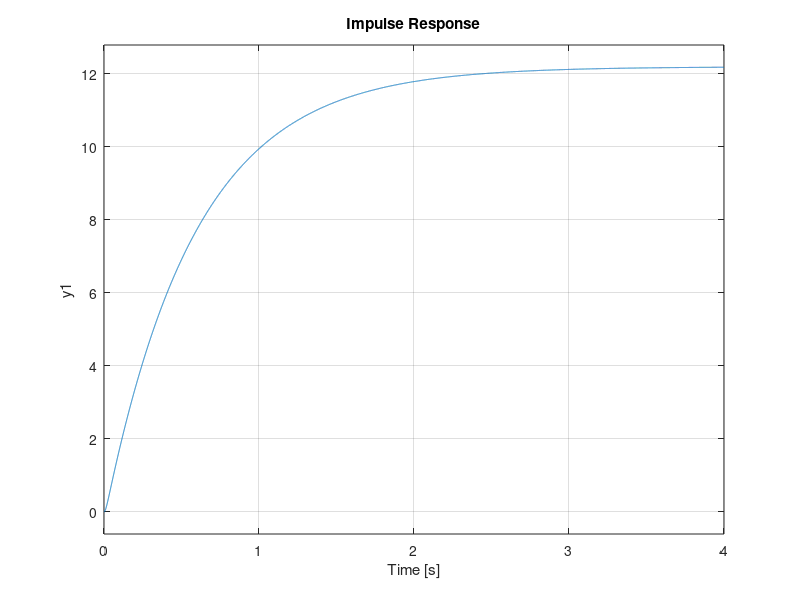
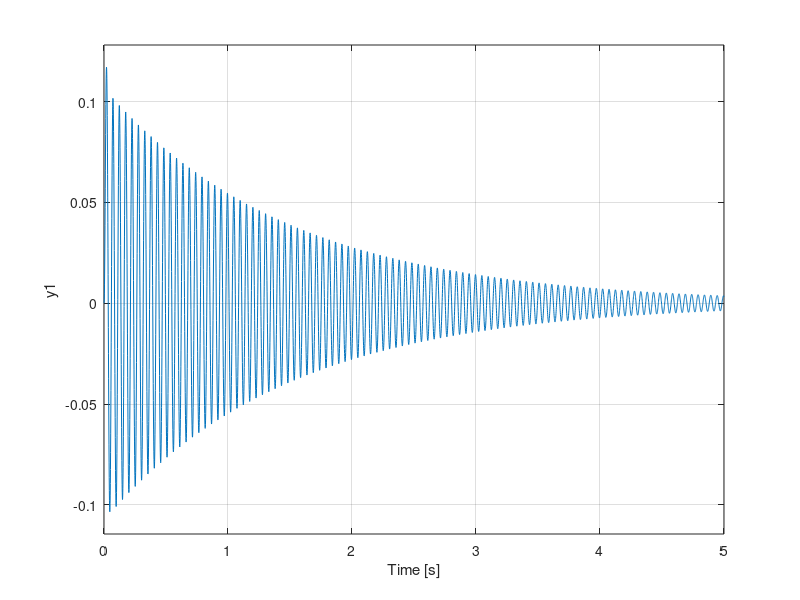
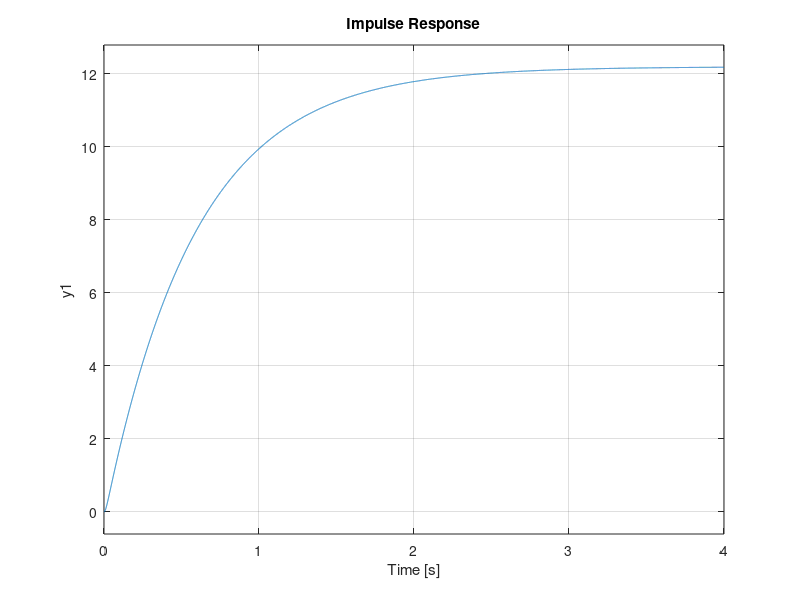

Recreate these plots in MATLAB, in order. (Note: this script raises an error after producing the figures.)
%%
clc
clear all
close all
% constante
B_moteur = 0.01;
J_moteur = 0.02;
K_b = 0.5;
K_i = 0.5;
T = 0.01;
K = 100;
J_load = 1;
B_load = 1;
La = 0.008;
Ra = 8;
N = 0.1;
Kp = 0.318;

%% mise en matrice des quatres fonction de transfert
A = [0 1 0 0;
     0 -((B_moteur/N) + N*B_load)/((J_moteur/N) + N*J_load) K_i/((J_moteur/N) + N*J_load) 0;
     0 -K_b/(La*N) -Ra/La 1/La;
     0 0 0 -1/T];
B = [0;
     0;
     0;
     (K/T)];
% la sortie est directement theta de la load
C = [1 0 0 0];
D = 0;

sys = ss(A, B, C, D);
% fonction de transfert du systeme en boucle ouverte (methode numerique)
H = tf(sys)

% reponse impulsionnel de la fonciton de transfert
figure()
impulse(H)
%% dans le cas du shaft mou
Kl = 10000

A = [0                  1               0               0       0               0;
     -Kl/J_load         -B_load/J_load  0               0       N*Kl/J_load     0;
     0                  0               -Ra/La          1/La    0               -K_b/La;
     0                  0               0               -1/T    0               0;
     0                  0               0               0       0               1;
     N*Kl/(J_moteur)    0               K_i/J_moteur    0       -Kl*N^2/J_moteur    -B_moteur/J_moteur];
B = [0;
     0;
     0;
     (K/T);
     0;
     0];
% y = tetaL
C = [1 0 0 0 0 0];
D = 0;
 
sys = ss(A, B, C, D);
 
H_mou = tf(sys)
time = [0:0.001:5] % plus longue periode sur le graph

figure
subplot(2,1,1)
impulse(H_mou,time)
title('   ')
subplot(2,1,2)
impulse(H-H_mou,time)
title('   ')



%% separation en 4 x 1 ordre
[B,A] = tfdata(H,'v')
[r,p,k] = residue(B,A) % separation en systeme d'ordre 1
integrator = tf(1,[1 0])
 
% creation des 4 fonctions de transfert
h1 = tf(r(1),[1 -p(1)])
h2 = tf(r(2),[1 -p(2)])
h3 = tf(r(3),[1 -p(3)])
h4 = tf(r(4),[1 -p(4)])
% assemblage de la fonction de transfert total
G = h1*h2*h3*h4
% calcul de la difference en gain
dcG = dcgain(G/integrator)
dcH = dcgain(H/integrator)
GAIN = dcH/dcG

figure()
hold on
% impulse(h1)
% impulse(h2)
% impulse(h3)
% impulse(h4)
[b1,a1] = residue([r(2) r(3) r(4)],[p(2) p(3) p(4)],[]); % ordre 3
impulse(tf(b1,a1));
[b2,a2] = residue([r(3) r(4)], [p(3) p(4)],[]);% ordre 2
impulse(tf(b2,a2));
% [b3,a3] = residue([r(4)], [p(4)],[]); % ordre 1
% impulse(tf(b3,a3));
impulse(H); % original
impulse(G*GAIN); % recompose avec gain ajuste
legend('3','2','H','G')
%% affichage de diff reduc num
t_red_num = [0:0.0001:0.065];
% [y1,t1] = impulse(H - tf(b1,a1),t_red_num);
[y2,t2] = impulse(H - tf(b2,a2),t_red_num);
figure
plot(t2,y2, 'LineWidth',1.5)
xlabel('Time (seconds)');
ylabel('Amplitude');
legend('M - h_{ord2}')
%% reponse a la consigne
% l'equation de la reponse est
rep_tet_d = Kp*H/(Kp*H + 1)
rep_tet_d_norm = minreal(rep_tet_d)
% sous forme complete

figure()
step(rep_tet_d)
title('  ')
 
%% identification du moteur
load('donnees_moteur_2016.mat')
x = [-diff(vitesse)./diff(t),tension(1:end-1)]
rep = pinv(x)*vitesse(1:end-1)
T_calc = rep(1)
K_calc = rep(2)

h = tf(K_calc,[T_calc 1])
step(h)

E = 8;
tm = 0.52;
Ia = 1.09;
% trouver les caractristique du moteur a rotor bloque
ra = E/Ia;
ki = tm/Ia;
kb = ki;

% trouver les caractristique du moteur en mouvement
syms jm bm;
eq1 = (ki/ra)/(bm + ki*kb/ra) == K_calc;
bm = double(solve(eq1))
eq2 = (jm)/(bm + ki*kb/ra) == T_calc;
jm = double(solve(eq2))
 
%% reduction physique
% constante
B_moteur = 0.01;
J_moteur = 0.02;
K_b = 0.5;
K_i = 0.5;
T = 0.01;
K = 100;
J_load = 1;
B_load = 1;
La = 0.008;
Ra = 8;
N = 0.1;
Kp = 0.318;

G0 = tf(K,[T 1]);
G1 = tf(1,[La Ra]);
G2 = tf((K_i/((J_moteur/N) + N*J_load)),[1 ((B_moteur/N) + N*B_load)/((J_moteur/N) + N*J_load)]);
G3 = -1/N * K_b;
G4 = tf(1,[1 0]);
%% 
% reconstruction de  la boucle ouverte complete
M  = G0*G1*G2*G4/(1-G1*G2*G3)
m  = minreal(M) % normalisation
% Reduction d'ordre
La = 0
G1 = tf(1,[La Ra]);
M_ord3  = G0*G1*G2*G4/(1-G1*G2*G3)
T = 0
G0 = tf(K,[T 1]);
M_ord2  = G0*G1*G2*G4/(1-G1*G2*G3)
%% afficha de la difference entre la reduction d'ordre et l'originale
t_red_anal = [0:0.001:4.5];
[y1,t1] = impulse( M - M_ord3,t_red_anal);
[y2,t2] = impulse(M - M_ord2,t_red_anal);
figure
plot(t1, y1,t2,y2, 'LineWidth',1.5)
xlabel('Time (seconds)');
ylabel('Amplitude');
legend('M - M_{ord3}','M - M_{ord2}')